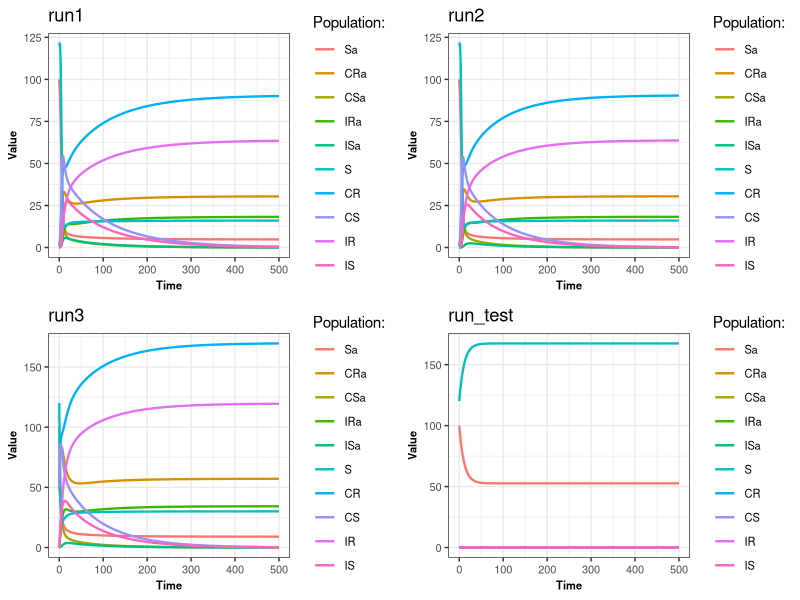

Here is the R script that generated this plot:
library(deSolve)
library(ggplot2)
library(reshape2)
library(dplyr)
library(gridExtra)

Res_model <- function(t, pop, param) {
  
  with(as.list(c(pop, param)), {
    
    
    N=Sa+CRa+CSa+IRa+ISa+S+CR+CS+IR+IS
    
    
    dSa <- -Sa*((beta*ct*(CRa+IRa)/N)+(beta*ct*(CR+IR)/N)+beta*(CSa+ISa+CS+IS)/N)+delta*IRa+delta*ISa-omega*Sa+teta*S+gamma*CRa+(gamma+alpha)*CSa
    dCRa <- Sa*((beta*ct*(CRa+IRa)/N)+beta*ct*(CR+IR)/N)-gamma*CRa-rhoRa*CRa-omega*CRa+teta*CR
    dCSa <- Sa*(beta*(CSa+ISa+CS+IS)/N)-(gamma+alpha)*CSa-rhoSa*CSa-omega*CSa+teta*CS
    dIRa <- rhoRa*CRa-delta*IRa-omega*IRa+teta*IR
    dISa <- rhoSa*CSa-delta*ISa-omega*ISa+teta*IS
    
    dS <- -S*((beta*ct*(CRa+IRa)/N)+(beta*ct*(CR+IR)/N)+beta*(CSa+ISa+CS+IS)/N)+delta*IR+delta*IS+omega*Sa-teta*S+gamma*CR+gamma*CS
    dCR <- S*((beta*ct*(CRa+IRa)/N)+beta*ct*(CR+IR)/N)-gamma*CR-rho*CR+omega*CRa-teta*CR
    dCS <- S*(beta*(CSa+ISa+CS+IS)/N)-gamma*CS-rho*CS+omega*CSa-teta*CS
    dIR <- rho*CR-delta*IR+omega*IRa-teta*IR
    dIS <- rho*CS-delta*IS+omega*ISa-teta*IS
    
    res<-c(dSa,dCRa,dCSa,dIRa,dISa,dS,dCR,dCS,dIR,dIS)
    
    list(res)
    
  })
  
}

create_params<-function(beta=1,ct=0.8,delta=0.14,gamma=0.03,rho=0.1,rhoRa=0.08,rhoSa=0,teta=0.022,omega=0.07,alpha=0.5)
{
  list(beta=beta,ct=ct,delta=delta,gamma=gamma,rho=rho,rhoRa=rhoRa,rhoSa=rhoSa,teta=teta,omega=omega,alpha=alpha)
}

create_initial_cond<-function(Sa0=100,CRa0=1,CSa0=1,IRa0=0,ISa0=0,S0=120,CR0=1,CS0=1,IR0=0,IS0=0){
  c(Sa=Sa0,CRa=CRa0,CSa=CSa0,IRa=IRa0,ISa=ISa0,S=S0,CR=CR0,CS=CS0,IR=IR0,IS=IS0)
}

run<-function(Init.cond,param,Tmax=500,dt=1){
  Time=seq(from=0,to=Tmax,by=dt)
  result = as.data.frame(lsoda(Init.cond, Time, Res_model, param))
  return(result)
  
}

results_df <- data.frame(Alpha = numeric(), Last_CSa = numeric())

param<-create_params()
Init.cond<-create_initial_cond(CRa0=0,CSa0=0,CR0=0,CS0=0)
run_test<-run(Init.cond,param)


Init.cond<-create_initial_cond()
param<-create_params(rhoSa=0.08)
run1<-run(Init.cond,param)

param<-create_params()
run2<-run(Init.cond,param)

Init.cond<-create_initial_cond(CRa0=50,CSa0=50,CR0=50,CS0=50)
param<-create_params()
run3<-run(Init.cond,param)

graph<- function(data,filter_values){
  data_name<-as.character(substitute(data))
  if(!is.null(filter_values))
  {
    p<-data %>%
      melt(id = "time") %>%
      filter(variable %in% filter_values) %>%
      ggplot() +
      geom_line(aes(time, value, colour = variable), linewidth = 0.8) +
      theme_bw() +
      theme(axis.text = element_text(size = 8),
            axis.title = element_text(size = 8, face = "bold"),
            legend.text = element_text(size = 8)) +
      labs(title=data_name,x = "Time", y = "Value", colour = "Population:")
     
    
  }
  else{
    p<-data %>%
      melt(id = "time") %>%
      ggplot() +
      geom_line(aes(time, value, colour = variable), linewidth = 0.8) +
      theme_bw() +
      theme(axis.text = element_text(size = 8),
            axis.title = element_text(size = 8, face = "bold"),
            legend.text = element_text(size = 8)) +
      labs(title=data_name,x = "Time", y = "Value", colour = "Population:")
      
    
  }
  
  return(p)
}

run1_g<-graph(run1,NULL)
run2_g<-graph(run2,NULL)
run3_g<-graph(run3, NULL)
runtest_g<-graph(run_test,NULL)
grid.arrange(run1_g,run2_g,run3_g,runtest_g,ncol=2)

# on s'interesse aux individus colonisés par une souche résistante avec présence d'antibiotiques et sans
gCR<-graph(run1,c("CRa","CR"))

# on s'interesse aux individus colonisés par la souche sensible en présence et absence d'antibiotiques
gCS<-graph(run1,c("CSa","CS"))

#On va s'interesser à au nombres d'individus colonisés par la soucghe suscepitble selon le taux d'antibiotiques alpha
{
results_df <- data.frame(Alpha = numeric(), Last_CSa = numeric())

Init.cond<-create_initial_cond()
param<-create_params(alpha=0.15)
alpha1<-run(Init.cond,param)
new_row=data.frame(Alpha=param$alpha, Last_CSa=tail(alpha1$CSa, n = 1))
results_df <- bind_rows(results_df, new_row)

param<-create_params(alpha=0.25)
alpha2<-run(Init.cond,param)
new_row=data.frame(Alpha=param$alpha, Last_CSa=tail(alpha2$CSa, n = 1))
results_df <- bind_rows(results_df, new_row)

param<-create_params(alpha=0.37)
alpha3<-run(Init.cond,param)
new_row=data.frame(Alpha=param$alpha, Last_CSa=tail(alpha3$CSa, n = 1))
results_df <- bind_rows(results_df, new_row)

param<-create_params(alpha=0.01)
alpha4<-run(Init.cond,param)
new_row=data.frame(Alpha=param$alpha, Last_CSa=tail(alpha4$CSa, n = 1))
results_df <- bind_rows(results_df, new_row)

param<-create_params(alpha=0.86)
alpha5<-run(Init.cond,param)
new_row=data.frame(Alpha=param$alpha, Last_CSa=tail(alpha5$CSa, n = 1))
results_df <- bind_rows(results_df, new_row)

param<-create_params(alpha=0.5)
alpha6<-run(Init.cond,param)
new_row=data.frame(Alpha=param$alpha, Last_CSa=tail(alpha6$CSa, n = 1))
results_df <- bind_rows(results_df, new_row)

param<-create_params(alpha=0.68)
alpha7<-run(Init.cond,param)
new_row=data.frame(Alpha=param$alpha, Last_CSa=tail(alpha7$CSa, n = 1))
results_df <- bind_rows(results_df, new_row)

param<-create_params(alpha=0.98)
alpha8<-run(Init.cond,param)
new_row=data.frame(Alpha=param$alpha, Last_CSa=tail(alpha8$CSa, n = 1))
results_df <- bind_rows(results_df, new_row)

param<-create_params(alpha=0)
alpha9<-run(Init.cond,param)
new_row=data.frame(Alpha=param$alpha, Last_CSa=tail(alpha9$CSa, n = 1))
results_df <- bind_rows(results_df, new_row)

ggplot(data   = results_df,              
       mapping = aes(x = Alpha,    
                     y = Last_CSa)) +   
  geom_point(color="blue")+
  geom_line(color="purple")+
  theme_bw()+
  labs(title="Number of people in CSa according to the rate of antiobiotics (alpha)")


graph_alpha<-ggplot() + 
  geom_line(data=alpha9, aes(x=time,y=CSa), stat = "identity", colour="yellow")+
  geom_line(data=alpha4, aes(x=time,y=CSa), stat = "identity", colour="blue")+
  geom_line(data=alpha6, aes(x=time,y=CSa), stat = "identity", colour="green")+
  geom_line(data=alpha8, aes(x=time,y=CSa),stat = "identity", colour="red")+
  theme_bw()

}
